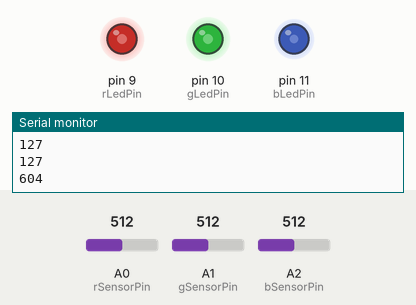
This sketch was run on a simulated Arduino Uno, built with avr-gcc and run on an emulated ATmega328P. Parts: output pins drawn as LEDs (lit = HIGH), the last lines printed to the serial monitor. The inputs (shaded band) are chosen by the test bench; at power-on: A0 (rSensorPin) = 512, A2 (bSensorPin) = 512, A1 (gSensorPin) = 512.

Above: at 1.2 s.
1.3 s: A0 (rSensorPin) set to 716
At 2.5 s:
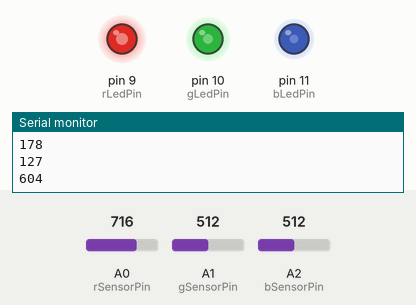
2.8 s: A2 (bSensorPin) set to 716
At 3.1 s:
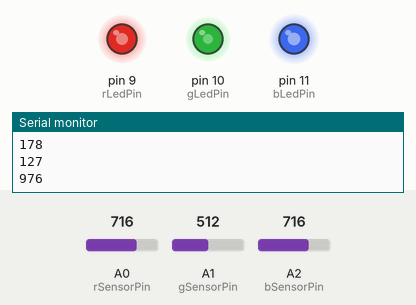
4.3 s: A1 (gSensorPin) set to 900
At 5.5 s:
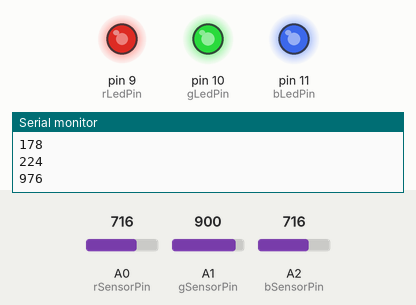
5.8 s: A1 (gSensorPin) set to 716
At 7.0 s:
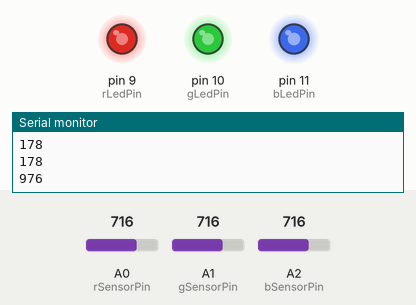
7.3 s: A2 (bSensorPin) set to 761
At 7.6 s:
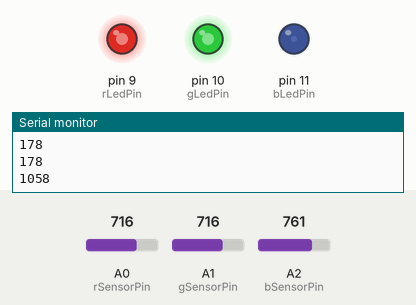
8.8 s: A0 (rSensorPin) set to 1023
At 10.1 s:
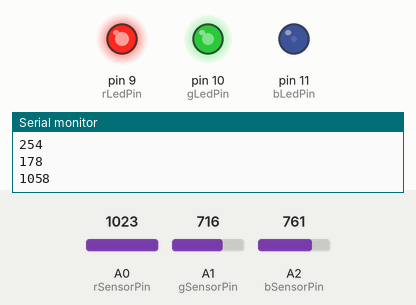
Timing chart, 0 to 11.3 s (numbered marks = the images above; inputs shaded):
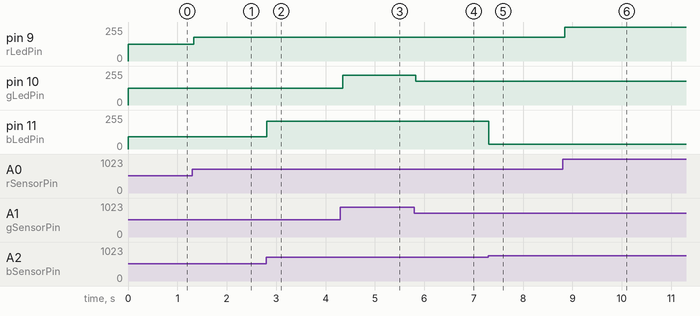

Measured:
- the behaviour switches between 742 and 743 on A2 (bSensorPin) (found by bisection; images 4 and 5)
- after the input at 1.3 s, pin 9 (rLedPin): 127/255 → 178/255 at once
- after the input at 2.8 s, pin 11 (bLedPin): 92/255 → 208/255 at once
- after the input at 4.3 s, pin 10 (gLedPin): 127/255 → 224/255 after 0.05 s
- after the input at 5.8 s, pin 10 (gLedPin): 224/255 → 178/255 at once
- after the input at 7.3 s, pin 11 (bLedPin): 208/255 → 34/255 at once
- after the input at 8.8 s, pin 9 (rLedPin): 178/255 → 254/255 at once

The sketch:

potentiometer_rgb_led.ino
```cpp
// (licence header left out)
// declare sensors
int rSensorPin = A0;
int gSensorPin = A1;
int bSensorPin = A2;

// store sensor values
int rSensorValue = 0;
int gSensorValue = 0;
int bSensorValue = 0;

// declare LED pins
int rLedPin = 9;
int gLedPin = 10;
int bLedPin = 11;

// store intensities
int rIntensity = 0;
int gIntensity = 0;
int bIntensity = 0;

// delay time
int delayTime = 50;

void setup() {
  // delcare ledPins as OUTPUTs
  pinMode(rLedPin, OUTPUT);
  pinMode(gLedPin, OUTPUT);
  pinMode(bLedPin, OUTPUT);

  // declare rSensorPins as inputs
  pinMode(rSensorPin, INPUT);
  pinMode(gSensorPin, INPUT);
  pinMode(rSensorPin, INPUT);

  // start the serial port
  Serial.begin(9600);
}

void loop() {
  // read sensor values
  rSensorValue = analogRead(rSensorPin);
  gSensorValue = analogRead(gSensorPin);
  bSensorValue = analogRead(bSensorPin);

  // scale the three and set intensities
  rIntensity = map(rSensorValue, 0, 1024, 0, 255);
  gIntensity = map(gSensorValue, 0, 1024, 0, 255);
  bIntensity = map(bSensorValue, 180, 320, 0, 255);

  // print
  Serial.println(0);
  Serial.println(rIntensity);
  Serial.println(gIntensity);
  Serial.println(bIntensity);

  // write to light level
  analogWrite(rLedPin, rIntensity);
  analogWrite(gLedPin, gIntensity);
  analogWrite(bLedPin, bIntensity);

  delay(delayTime);
}
```
